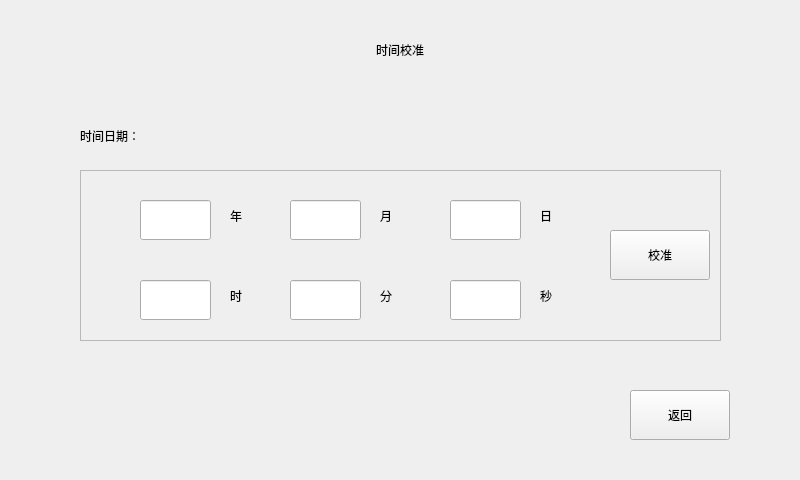
<?xml version="1.0" encoding="UTF-8"?>
<ui version="4.0">
 <class>TimeCalibrate</class>
 <widget class="QWidget" name="TimeCalibrate">
  <property name="geometry">
   <rect>
    <x>0</x>
    <y>0</y>
    <width>800</width>
    <height>480</height>
   </rect>
  </property>
  <property name="windowTitle">
   <string>Form</string>
  </property>
  <widget class="QLabel" name="lbTitle">
   <property name="geometry">
    <rect>
     <x>300</x>
     <y>30</y>
     <width>200</width>
     <height>40</height>
    </rect>
   </property>
   <property name="text">
    <string>时间校准</string>
   </property>
   <property name="alignment">
    <set>Qt::AlignCenter</set>
   </property>
  </widget>
  <widget class="QLabel" name="lbYear">
   <property name="geometry">
    <rect>
     <x>230</x>
     <y>190</y>
     <width>51</width>
     <height>51</height>
    </rect>
   </property>
   <property name="text">
    <string>年</string>
   </property>
  </widget>
  <widget class="QLabel" name="lbMonth">
   <property name="geometry">
    <rect>
     <x>380</x>
     <y>190</y>
     <width>51</width>
     <height>51</height>
    </rect>
   </property>
   <property name="text">
    <string>月</string>
   </property>
  </widget>
  <widget class="QLabel" name="lbDay">
   <property name="geometry">
    <rect>
     <x>540</x>
     <y>190</y>
     <width>51</width>
     <height>51</height>
    </rect>
   </property>
   <property name="text">
    <string>日</string>
   </property>
  </widget>
  <widget class="QLabel" name="lbHour">
   <property name="geometry">
    <rect>
     <x>230</x>
     <y>270</y>
     <width>51</width>
     <height>51</height>
    </rect>
   </property>
   <property name="text">
    <string>时</string>
   </property>
  </widget>
  <widget class="QLabel" name="lbMinute">
   <property name="geometry">
    <rect>
     <x>380</x>
     <y>270</y>
     <width>51</width>
     <height>51</height>
    </rect>
   </property>
   <property name="text">
    <string>分</string>
   </property>
  </widget>
  <widget class="QLabel" name="lbSecond">
   <property name="geometry">
    <rect>
     <x>540</x>
     <y>270</y>
     <width>51</width>
     <height>51</height>
    </rect>
   </property>
   <property name="text">
    <string>秒</string>
   </property>
  </widget>
  <widget class="QLabel" name="lbDateTime">
   <property name="geometry">
    <rect>
     <x>80</x>
     <y>120</y>
     <width>121</width>
     <height>31</height>
    </rect>
   </property>
   <property name="text">
    <string>时间日期：</string>
   </property>
  </widget>
  <widget class="QLineEdit" name="leYear">
   <property name="geometry">
    <rect>
     <x>140</x>
     <y>200</y>
     <width>71</width>
     <height>40</height>
    </rect>
   </property>
   <property name="alignment">
    <set>Qt::AlignCenter</set>
   </property>
  </widget>
  <widget class="QLineEdit" name="leMonth">
   <property name="geometry">
    <rect>
     <x>290</x>
     <y>200</y>
     <width>71</width>
     <height>40</height>
    </rect>
   </property>
   <property name="alignment">
    <set>Qt::AlignCenter</set>
   </property>
  </widget>
  <widget class="QLineEdit" name="leDay">
   <property name="geometry">
    <rect>
     <x>450</x>
     <y>200</y>
     <width>71</width>
     <height>40</height>
    </rect>
   </property>
   <property name="layoutDirection">
    <enum>Qt::LeftToRight</enum>
   </property>
   <property name="alignment">
    <set>Qt::AlignCenter</set>
   </property>
   <property name="dragEnabled">
    <bool>false</bool>
   </property>
  </widget>
  <widget class="QLineEdit" name="leHour">
   <property name="geometry">
    <rect>
     <x>140</x>
     <y>280</y>
     <width>71</width>
     <height>40</height>
    </rect>
   </property>
   <property name="alignment">
    <set>Qt::AlignCenter</set>
   </property>
  </widget>
  <widget class="QLineEdit" name="leMinute">
   <property name="geometry">
    <rect>
     <x>290</x>
     <y>280</y>
     <width>71</width>
     <height>40</height>
    </rect>
   </property>
   <property name="alignment">
    <set>Qt::AlignCenter</set>
   </property>
  </widget>
  <widget class="QLineEdit" name="leSecond">
   <property name="geometry">
    <rect>
     <x>450</x>
     <y>280</y>
     <width>71</width>
     <height>40</height>
    </rect>
   </property>
   <property name="alignment">
    <set>Qt::AlignCenter</set>
   </property>
  </widget>
  <widget class="QPushButton" name="pbExit">
   <property name="geometry">
    <rect>
     <x>630</x>
     <y>390</y>
     <width>100</width>
     <height>50</height>
    </rect>
   </property>
   <property name="text">
    <string>返回</string>
   </property>
  </widget>
  <widget class="QFrame" name="frame">
   <property name="geometry">
    <rect>
     <x>80</x>
     <y>170</y>
     <width>641</width>
     <height>171</height>
    </rect>
   </property>
   <property name="frameShape">
    <enum>QFrame::StyledPanel</enum>
   </property>
   <property name="frameShadow">
    <enum>QFrame::Raised</enum>
   </property>
   <widget class="QPushButton" name="pbCalibrate">
    <property name="geometry">
     <rect>
      <x>530</x>
      <y>60</y>
      <width>100</width>
      <height>50</height>
     </rect>
    </property>
    <property name="text">
     <string>校准</string>
    </property>
   </widget>
  </widget>
  <widget class="QLabel" name="lbSysDateTime">
   <property name="geometry">
    <rect>
     <x>210</x>
     <y>120</y>
     <width>361</width>
     <height>27</height>
    </rect>
   </property>
   <property name="text">
    <string/>
   </property>
  </widget>
  <zorder>lbSysDateTime</zorder>
  <zorder>frame</zorder>
  <zorder>lbTitle</zorder>
  <zorder>lbYear</zorder>
  <zorder>lbMonth</zorder>
  <zorder>lbDay</zorder>
  <zorder>lbHour</zorder>
  <zorder>lbMinute</zorder>
  <zorder>lbSecond</zorder>
  <zorder>lbDateTime</zorder>
  <zorder>leYear</zorder>
  <zorder>leMonth</zorder>
  <zorder>leDay</zorder>
  <zorder>leHour</zorder>
  <zorder>leMinute</zorder>
  <zorder>leSecond</zorder>
  <zorder>pbExit</zorder>
 </widget>
 <resources/>
 <connections/>
</ui>
